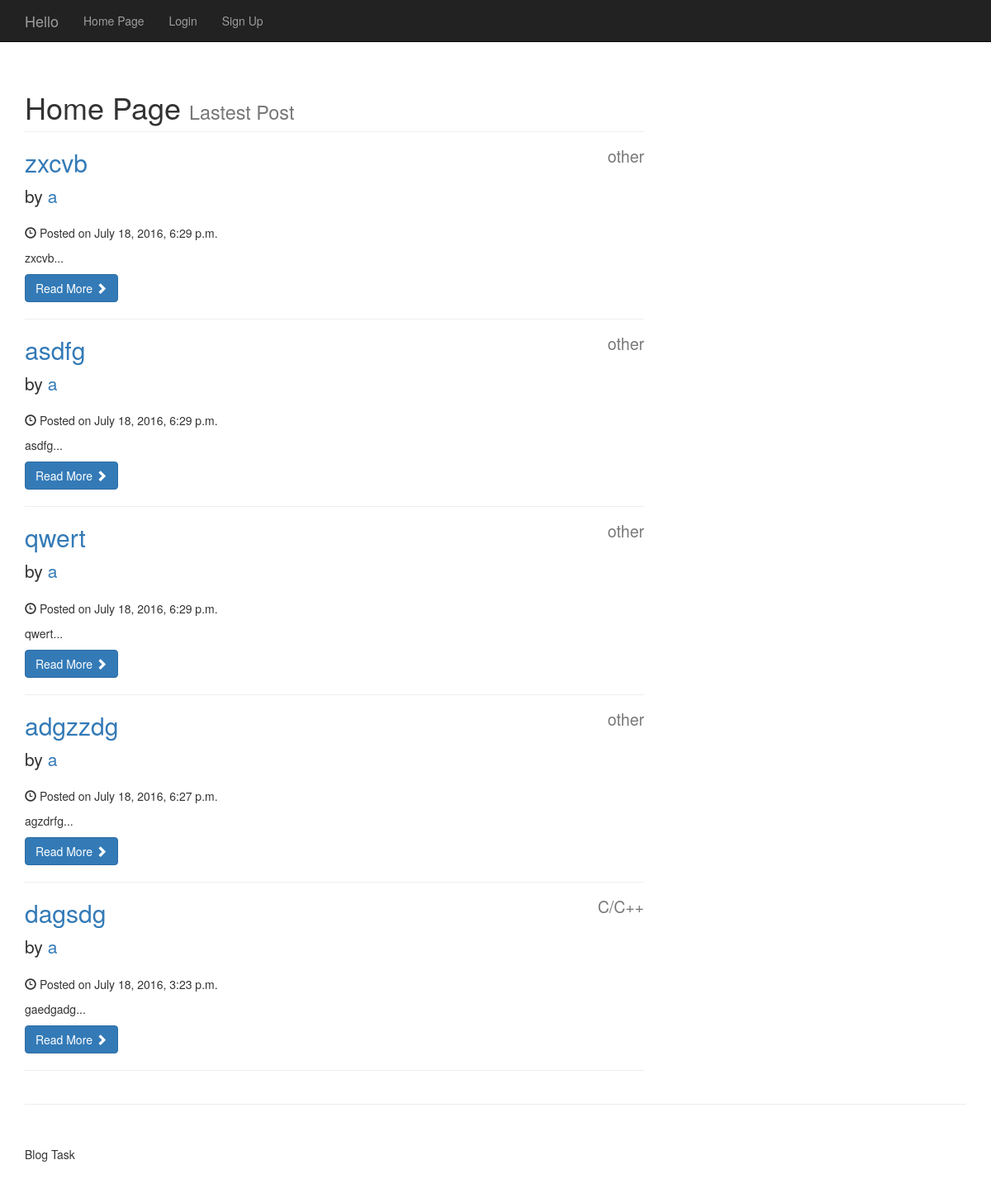
The app's page /, older data.
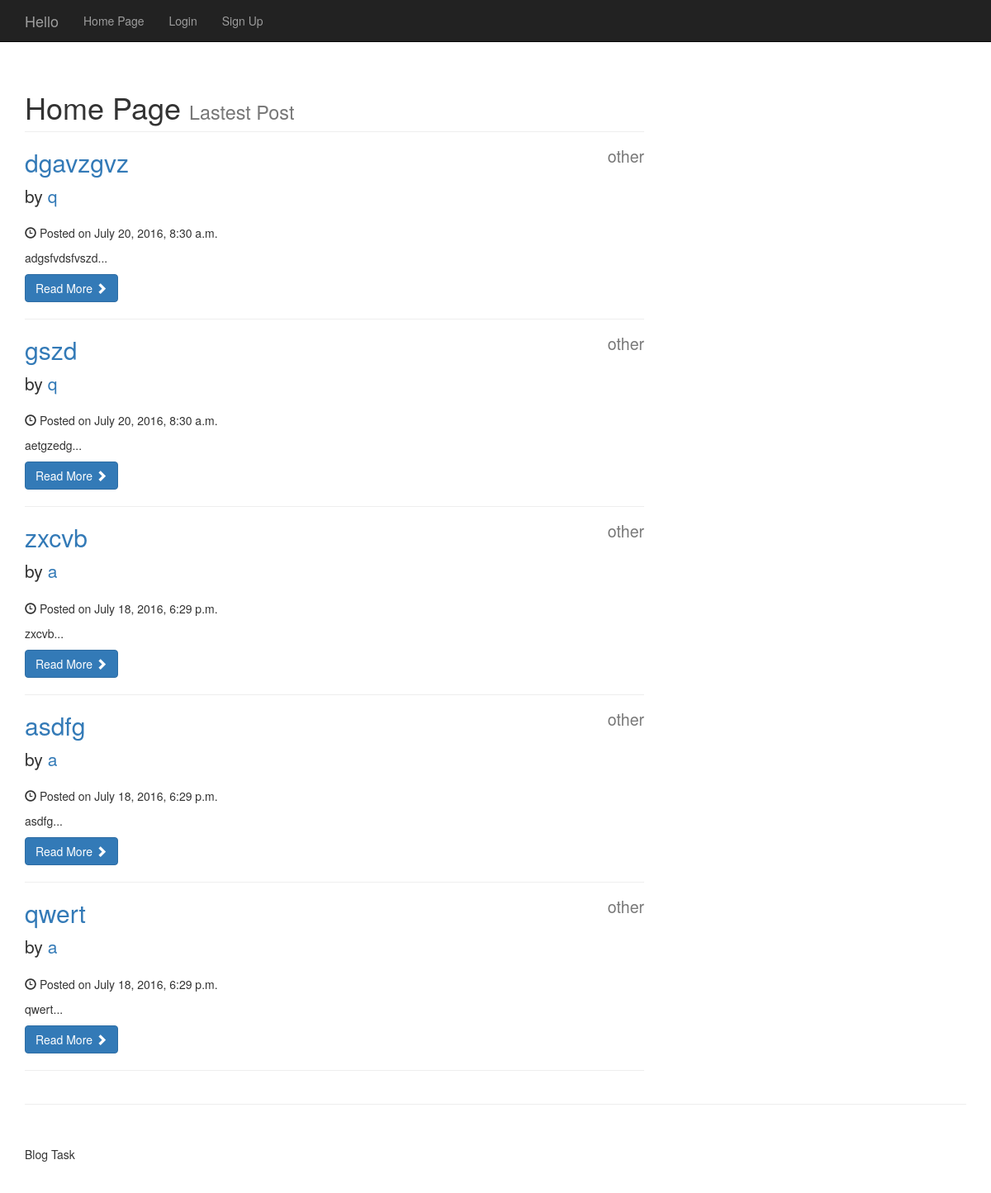
The same page, newer data.
### TaskBlogApp/models.py (models this page shows, shortened)
class Post(models.Model):
    post_cat = models.ForeignKey(Category)
    post_author = models.ForeignKey(User)
    post_title = models.CharField(max_length=70)
    post_content = models.TextField()
    post_createdAt = models.DateTimeField(auto_now_add=True, null=True, blank=True)
    post_updatedAd = models.DateTimeField(auto_now_add=False, default=datetime.now)
    post_like = models.IntegerField(default=0)
    post_dislike = models.IntegerField(default=0)

class Category(models.Model):
    cat_title = models.CharField(max_length=70)
    def __str__(self):
        return self.cat_title

### TaskBlogApp/views.py (the view)
# urls.py: url(r'^$', views.IndexView.as_view(), name='index'),
class IndexView(generic.View):
    template_name = 'index.html'
    def get(self, request):
        try:
            categories = Category.objects.all()
            posts = Post.objects.order_by('-post_updatedAd')[:5]
        except Category.DoesNotExist:
            categories = None
            posts = None
        return render(request, 'index.html', {
            'categories': categories,
            'posts': posts})

### templates/index.html (shortened to what this page needs)
<!DOCTYPE html>
<html lang="en">
<head>
    <link rel="stylesheet" href="https://maxcdn.bootstrapcdn.com/bootstrap/3.3.6/css/bootstrap.min.css" />
</head>
<body>
{% extends 'header.html' %}
{% block content %}
    <div class="container">
        <div class="row">
            <div class="col-md-8">
                <h1 class="page-header">
                    Home Page
                    <small>Lastest Post</small>
                </h1>
                {% for post in posts %}
                    <h2>
                        <a href="{% url 'post' post.post_cat_id post.id %}">{{ post.post_title }}</a>
                        <small style="float:right">{{ post.post_cat }}</small>
                    </h2>
                    <p class="lead">
                        by <a href="">{{ post.post_author }}</a>
                    </p>
                    <p><span class="glyphicon glyphicon-time"></span> Posted on {{ post.post_updatedAd }}</p>
                    <p>{{ post.post_content|slice:":300" }}...</p>
                    <a class="btn btn-primary" href="{% url 'post' post.post_cat_id post.id %}">Read More <span class="glyphicon glyphicon-chevron-right"></span></a>
                    <hr>
                {% endfor %}
            </div>
            <div class="col-md-4">
            </div>
        </div>
        <hr>
        <footer>
            <div class="row">
                <div class="col-lg-12">
                    <p>Blog Task</p>
                </div>
            </div>
        </footer>
    </div>
{% endblock %}

Row changes from the older to the newer data that the page shows:
no longer on this page (row unchanged): Post: post_title "adgzzdg", post_cat "other", post_author "a", post_updatedAd "July 18, 2016, 6:27 p.m.", post_content "agzdrfg"
no longer on this page (row edited): Post: post_title "dagsdg", post_cat "C/C++", post_author "a", post_updatedAd "July 18, 2016, 3:23 p.m.", post_content "gaedgadg"
added Post: post_title "dgavzgvz", post_cat "other", post_author "q", post_updatedAd "July 20, 2016, 8:30 a.m.", post_content "adgsfvdsfvszd"
added Post: post_title "gszd", post_cat "other", post_author "q", post_updatedAd "July 20, 2016, 8:30 a.m.", post_content "aetgzedg"
